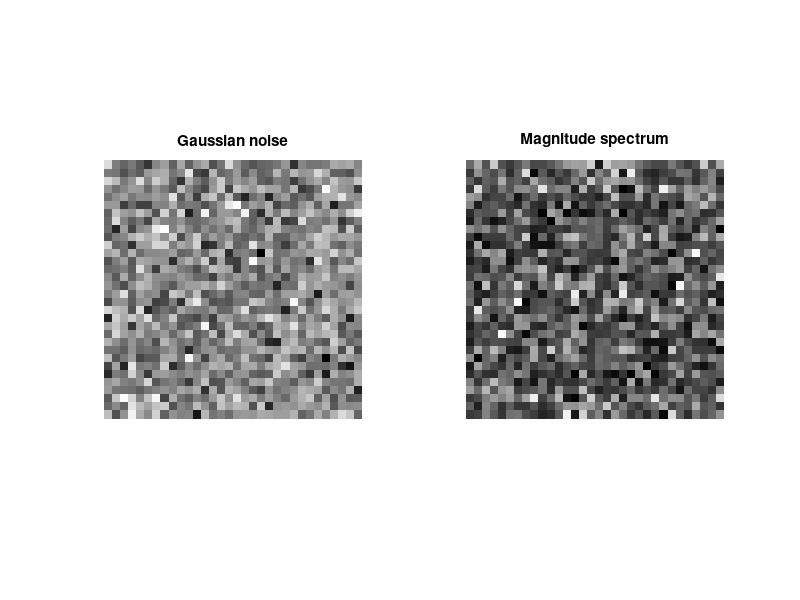

This chart was generated by the following MATLAB code:
N = 32;
f = randn(N,N);
F = fftshift(fft2(f));
figure(1),subplot(1,2,1),imshow(f,[]),title('Gaussian noise');
subplot(1,2,2),imshow((abs(F)),[]),title('Magnitude spectrum');